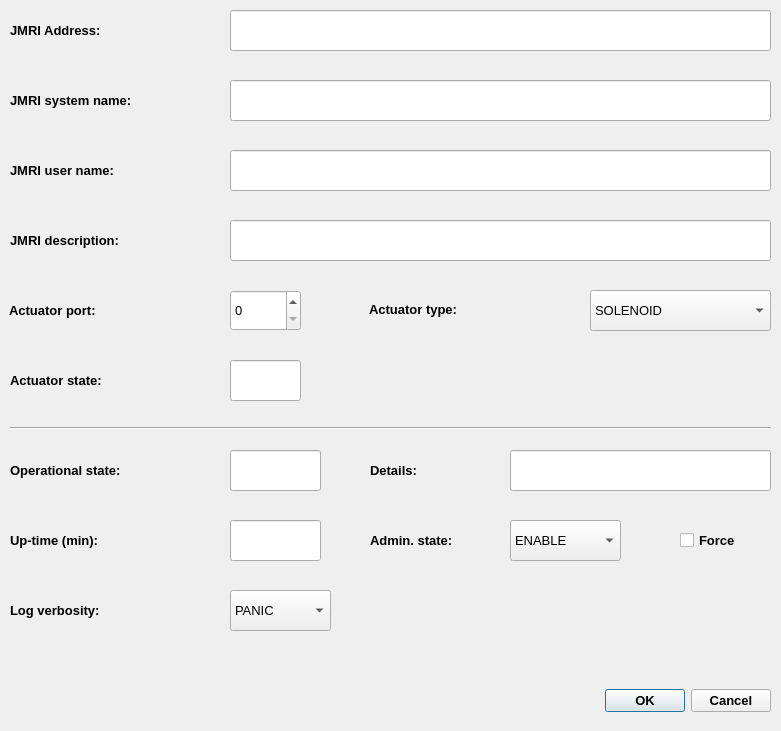
<?xml version="1.0" encoding="UTF-8"?>
<ui version="4.0">
 <class>actDialog</class>
 <widget class="QDialog" name="actDialog">
  <property name="geometry">
   <rect>
    <x>0</x>
    <y>0</y>
    <width>781</width>
    <height>731</height>
   </rect>
  </property>
  <property name="windowTitle">
   <string>Actuator</string>
  </property>
  <property name="windowIcon">
   <iconset>
    <normaloff>../icons/servo.png</normaloff>../icons/servo.png</iconset>
  </property>
  <property name="toolTip">
   <string>Tool Tip Test</string>
  </property>
  <property name="toolTipDuration">
   <number>2</number>
  </property>
  <widget class="QComboBox" name="adminStateComboBox">
   <property name="geometry">
    <rect>
     <x>510</x>
     <y>520</y>
     <width>111</width>
     <height>41</height>
    </rect>
   </property>
   <property name="font">
    <font>
     <pointsize>10</pointsize>
    </font>
   </property>
   <property name="whatsThis">
    <string>Actuator administrative state [ENABLE | DISABLE]</string>
   </property>
   <item>
    <property name="text">
     <string>ENABLE</string>
    </property>
   </item>
   <item>
    <property name="text">
     <string>DISABLE</string>
    </property>
   </item>
  </widget>
  <widget class="QLabel" name="label_3">
   <property name="geometry">
    <rect>
     <x>370</x>
     <y>520</y>
     <width>141</width>
     <height>41</height>
    </rect>
   </property>
   <property name="font">
    <font>
     <pointsize>10</pointsize>
     <weight>75</weight>
     <bold>true</bold>
    </font>
   </property>
   <property name="whatsThis">
    <string>&lt;html&gt;&lt;head/&gt;&lt;body&gt;&lt;p&gt;&lt;span style=&quot; font-weight:400;&quot;&gt;Actuator administrative state [ENABLE | DISABLE]&lt;/span&gt;&lt;/p&gt;&lt;/body&gt;&lt;/html&gt;</string>
   </property>
   <property name="text">
    <string>Admin. state:</string>
   </property>
   <property name="wordWrap">
    <bool>true</bool>
   </property>
  </widget>
  <widget class="QLabel" name="label_4">
   <property name="geometry">
    <rect>
     <x>10</x>
     <y>450</y>
     <width>221</width>
     <height>41</height>
    </rect>
   </property>
   <property name="font">
    <font>
     <pointsize>10</pointsize>
     <weight>75</weight>
     <bold>true</bold>
    </font>
   </property>
   <property name="whatsThis">
    <string>&lt;html&gt;&lt;head/&gt;&lt;body&gt;&lt;p&gt;&lt;span style=&quot; font-weight:400;&quot;&gt;Actuator operational state [AVAIL | UNAVAIL]&lt;/span&gt;&lt;/p&gt;&lt;/body&gt;&lt;/html&gt;</string>
   </property>
   <property name="text">
    <string>Operational state:</string>
   </property>
   <property name="wordWrap">
    <bool>true</bool>
   </property>
  </widget>
  <widget class="QLineEdit" name="opStateSummaryLineEdit">
   <property name="geometry">
    <rect>
     <x>230</x>
     <y>450</y>
     <width>91</width>
     <height>41</height>
    </rect>
   </property>
   <property name="font">
    <font>
     <pointsize>10</pointsize>
    </font>
   </property>
   <property name="whatsThis">
    <string>Actuator operational state [AVAIL | UNAVAIL]</string>
   </property>
   <property name="text">
    <string/>
   </property>
   <property name="readOnly">
    <bool>true</bool>
   </property>
  </widget>
  <widget class="QCheckBox" name="adminStateForceCheckBox">
   <property name="geometry">
    <rect>
     <x>680</x>
     <y>520</y>
     <width>91</width>
     <height>41</height>
    </rect>
   </property>
   <property name="font">
    <font>
     <pointsize>10</pointsize>
     <weight>75</weight>
     <bold>true</bold>
    </font>
   </property>
   <property name="whatsThis">
    <string>&lt;html&gt;&lt;head/&gt;&lt;body&gt;&lt;p&gt;&lt;span style=&quot; font-weight:400;&quot;&gt;Actuator Force Admin state change - recursively changes admin state of childs&lt;/span&gt;&lt;/p&gt;&lt;/body&gt;&lt;/html&gt;</string>
   </property>
   <property name="text">
    <string>Force</string>
   </property>
  </widget>
  <widget class="QLabel" name="label_5">
   <property name="geometry">
    <rect>
     <x>10</x>
     <y>520</y>
     <width>221</width>
     <height>41</height>
    </rect>
   </property>
   <property name="font">
    <font>
     <pointsize>10</pointsize>
     <weight>75</weight>
     <bold>true</bold>
    </font>
   </property>
   <property name="whatsThis">
    <string>&lt;html&gt;&lt;head/&gt;&lt;body&gt;&lt;p&gt;&lt;span style=&quot; font-weight:400;&quot;&gt;Actuator uptime - time sinse previous satelite start&lt;/span&gt;&lt;/p&gt;&lt;/body&gt;&lt;/html&gt;</string>
   </property>
   <property name="text">
    <string>Up-time (min):</string>
   </property>
  </widget>
  <widget class="QLineEdit" name="upTimeLineEdit">
   <property name="geometry">
    <rect>
     <x>230</x>
     <y>520</y>
     <width>91</width>
     <height>41</height>
    </rect>
   </property>
   <property name="font">
    <font>
     <pointsize>10</pointsize>
    </font>
   </property>
   <property name="whatsThis">
    <string>Actuator uptime - time sinse previous satelite start</string>
   </property>
   <property name="text">
    <string/>
   </property>
   <property name="readOnly">
    <bool>true</bool>
   </property>
   <property name="clearButtonEnabled">
    <bool>false</bool>
   </property>
  </widget>
  <widget class="QDialogButtonBox" name="confirmButtonBox">
   <property name="geometry">
    <rect>
     <x>600</x>
     <y>680</y>
     <width>171</width>
     <height>41</height>
    </rect>
   </property>
   <property name="font">
    <font>
     <pointsize>10</pointsize>
     <weight>75</weight>
     <bold>true</bold>
    </font>
   </property>
   <property name="standardButtons">
    <set>QDialogButtonBox::Cancel|QDialogButtonBox::Ok</set>
   </property>
  </widget>
  <widget class="QLabel" name="label_9">
   <property name="geometry">
    <rect>
     <x>370</x>
     <y>450</y>
     <width>141</width>
     <height>41</height>
    </rect>
   </property>
   <property name="font">
    <font>
     <pointsize>10</pointsize>
     <weight>75</weight>
     <bold>true</bold>
    </font>
   </property>
   <property name="whatsThis">
    <string>&lt;html&gt;&lt;head/&gt;&lt;body&gt;&lt;p&gt;&lt;span style=&quot; font-weight:400;&quot;&gt;Actuator detailed operational state [INIT | DISABLE | CBL | ERRSEC | FAIL]&lt;/span&gt;&lt;/p&gt;&lt;/body&gt;&lt;/html&gt;</string>
   </property>
   <property name="text">
    <string>Details:</string>
   </property>
  </widget>
  <widget class="QLineEdit" name="opStateDetailLineEdit">
   <property name="geometry">
    <rect>
     <x>510</x>
     <y>450</y>
     <width>261</width>
     <height>41</height>
    </rect>
   </property>
   <property name="font">
    <font>
     <pointsize>10</pointsize>
    </font>
   </property>
   <property name="whatsThis">
    <string>Actuator detailed operational state [INIT | DISABLE | CBL | ERRSEC | FAIL]</string>
   </property>
   <property name="text">
    <string/>
   </property>
   <property name="readOnly">
    <bool>true</bool>
   </property>
  </widget>
  <widget class="QLineEdit" name="JMRIAddrLineEdit">
   <property name="geometry">
    <rect>
     <x>230</x>
     <y>10</y>
     <width>541</width>
     <height>41</height>
    </rect>
   </property>
   <property name="font">
    <font>
     <pointsize>10</pointsize>
    </font>
   </property>
   <property name="toolTipDuration">
    <number>-1</number>
   </property>
   <property name="whatsThis">
    <string>JMRI provided actuator address</string>
   </property>
   <property name="text">
    <string/>
   </property>
   <property name="readOnly">
    <bool>true</bool>
   </property>
  </widget>
  <widget class="QLabel" name="label_11">
   <property name="geometry">
    <rect>
     <x>10</x>
     <y>10</y>
     <width>181</width>
     <height>41</height>
    </rect>
   </property>
   <property name="font">
    <font>
     <pointsize>10</pointsize>
     <weight>75</weight>
     <bold>true</bold>
    </font>
   </property>
   <property name="whatsThis">
    <string>&lt;html&gt;&lt;head/&gt;&lt;body&gt;&lt;p&gt;&lt;span style=&quot; font-weight:400;&quot;&gt;JMRI provided actuator address&lt;/span&gt;&lt;/p&gt;&lt;/body&gt;&lt;/html&gt;</string>
   </property>
   <property name="text">
    <string>JMRI Address:</string>
   </property>
  </widget>
  <widget class="QLabel" name="label_13">
   <property name="geometry">
    <rect>
     <x>369</x>
     <y>289</y>
     <width>221</width>
     <height>41</height>
    </rect>
   </property>
   <property name="font">
    <font>
     <pointsize>10</pointsize>
     <weight>75</weight>
     <bold>true</bold>
    </font>
   </property>
   <property name="whatsThis">
    <string>&lt;html&gt;&lt;head/&gt;&lt;body&gt;&lt;p&gt;&lt;span style=&quot; font-weight:400;&quot;&gt;Actuator type&lt;/span&gt;&lt;/p&gt;&lt;/body&gt;&lt;/html&gt;</string>
   </property>
   <property name="text">
    <string>Actuator type:</string>
   </property>
  </widget>
  <widget class="QLabel" name="label_14">
   <property name="geometry">
    <rect>
     <x>10</x>
     <y>80</y>
     <width>221</width>
     <height>41</height>
    </rect>
   </property>
   <property name="font">
    <font>
     <pointsize>10</pointsize>
     <weight>75</weight>
     <bold>true</bold>
    </font>
   </property>
   <property name="whatsThis">
    <string>&lt;html&gt;&lt;head/&gt;&lt;body&gt;&lt;p&gt;&lt;span style=&quot; font-weight:400;&quot;&gt;JMRI provided actuator system name&lt;/span&gt;&lt;/p&gt;&lt;/body&gt;&lt;/html&gt;</string>
   </property>
   <property name="text">
    <string>JMRI system name:</string>
   </property>
   <property name="wordWrap">
    <bool>true</bool>
   </property>
  </widget>
  <widget class="QLineEdit" name="JMRISystemNameLineEdit">
   <property name="geometry">
    <rect>
     <x>230</x>
     <y>80</y>
     <width>541</width>
     <height>41</height>
    </rect>
   </property>
   <property name="font">
    <font>
     <pointsize>10</pointsize>
    </font>
   </property>
   <property name="whatsThis">
    <string>JMRI provided actuator system name</string>
   </property>
   <property name="text">
    <string/>
   </property>
   <property name="readOnly">
    <bool>false</bool>
   </property>
  </widget>
  <widget class="QLabel" name="label_15">
   <property name="geometry">
    <rect>
     <x>10</x>
     <y>150</y>
     <width>221</width>
     <height>41</height>
    </rect>
   </property>
   <property name="font">
    <font>
     <pointsize>10</pointsize>
     <weight>75</weight>
     <bold>true</bold>
    </font>
   </property>
   <property name="whatsThis">
    <string>&lt;html&gt;&lt;head/&gt;&lt;body&gt;&lt;p&gt;&lt;span style=&quot; font-weight:400;&quot;&gt;JMRI provided actuator user name&lt;/span&gt;&lt;/p&gt;&lt;/body&gt;&lt;/html&gt;</string>
   </property>
   <property name="text">
    <string>JMRI user name:</string>
   </property>
   <property name="wordWrap">
    <bool>true</bool>
   </property>
  </widget>
  <widget class="QLineEdit" name="JMRIUserNameLineEdit">
   <property name="geometry">
    <rect>
     <x>230</x>
     <y>150</y>
     <width>541</width>
     <height>41</height>
    </rect>
   </property>
   <property name="font">
    <font>
     <pointsize>10</pointsize>
    </font>
   </property>
   <property name="whatsThis">
    <string>JMRI provided actuator user name</string>
   </property>
   <property name="text">
    <string/>
   </property>
   <property name="readOnly">
    <bool>false</bool>
   </property>
  </widget>
  <widget class="QLineEdit" name="actStateLineEdit">
   <property name="geometry">
    <rect>
     <x>230</x>
     <y>360</y>
     <width>71</width>
     <height>41</height>
    </rect>
   </property>
   <property name="font">
    <font>
     <pointsize>10</pointsize>
    </font>
   </property>
   <property name="whatsThis">
    <string>Current actuator state</string>
   </property>
   <property name="text">
    <string/>
   </property>
   <property name="readOnly">
    <bool>true</bool>
   </property>
  </widget>
  <widget class="QLabel" name="label_7">
   <property name="geometry">
    <rect>
     <x>10</x>
     <y>360</y>
     <width>221</width>
     <height>41</height>
    </rect>
   </property>
   <property name="font">
    <font>
     <pointsize>10</pointsize>
     <weight>75</weight>
     <bold>true</bold>
    </font>
   </property>
   <property name="whatsThis">
    <string>&lt;html&gt;&lt;head/&gt;&lt;body&gt;&lt;p&gt;&lt;span style=&quot; font-weight:400;&quot;&gt;Current actuator state&lt;/span&gt;&lt;/p&gt;&lt;/body&gt;&lt;/html&gt;</string>
   </property>
   <property name="text">
    <string>Actuator state:</string>
   </property>
  </widget>
  <widget class="QLabel" name="label_18">
   <property name="geometry">
    <rect>
     <x>10</x>
     <y>220</y>
     <width>221</width>
     <height>41</height>
    </rect>
   </property>
   <property name="font">
    <font>
     <pointsize>10</pointsize>
     <weight>75</weight>
     <bold>true</bold>
    </font>
   </property>
   <property name="whatsThis">
    <string>&lt;html&gt;&lt;head/&gt;&lt;body&gt;&lt;p&gt;&lt;span style=&quot; font-weight:400;&quot;&gt;JMRI provided actuator description&lt;/span&gt;&lt;/p&gt;&lt;/body&gt;&lt;/html&gt;</string>
   </property>
   <property name="text">
    <string>JMRI description:</string>
   </property>
   <property name="wordWrap">
    <bool>true</bool>
   </property>
  </widget>
  <widget class="QLineEdit" name="descriptionLineEdit">
   <property name="geometry">
    <rect>
     <x>230</x>
     <y>220</y>
     <width>541</width>
     <height>41</height>
    </rect>
   </property>
   <property name="font">
    <font>
     <pointsize>10</pointsize>
    </font>
   </property>
   <property name="whatsThis">
    <string>JMRI provided actuator description</string>
   </property>
   <property name="text">
    <string/>
   </property>
   <property name="readOnly">
    <bool>false</bool>
   </property>
  </widget>
  <widget class="QLabel" name="label_17">
   <property name="geometry">
    <rect>
     <x>9</x>
     <y>290</y>
     <width>221</width>
     <height>41</height>
    </rect>
   </property>
   <property name="font">
    <font>
     <pointsize>10</pointsize>
     <weight>75</weight>
     <bold>true</bold>
    </font>
   </property>
   <property name="whatsThis">
    <string>&lt;html&gt;&lt;head/&gt;&lt;body&gt;&lt;p&gt;&lt;span style=&quot; font-weight:400;&quot;&gt;Actuator port&lt;/span&gt;&lt;/p&gt;&lt;/body&gt;&lt;/html&gt;</string>
   </property>
   <property name="text">
    <string>Actuator port:</string>
   </property>
   <property name="wordWrap">
    <bool>true</bool>
   </property>
  </widget>
  <widget class="QComboBox" name="actTypeComboBox">
   <property name="geometry">
    <rect>
     <x>590</x>
     <y>290</y>
     <width>181</width>
     <height>41</height>
    </rect>
   </property>
   <property name="font">
    <font>
     <pointsize>10</pointsize>
    </font>
   </property>
   <property name="whatsThis">
    <string>Actuator type</string>
   </property>
   <item>
    <property name="text">
     <string>SOLENOID</string>
    </property>
   </item>
   <item>
    <property name="text">
     <string>SERVO</string>
    </property>
   </item>
   <item>
    <property name="text">
     <string>PWM</string>
    </property>
   </item>
   <item>
    <property name="text">
     <string>ONOFF</string>
    </property>
   </item>
   <item>
    <property name="text">
     <string>PULSE</string>
    </property>
   </item>
  </widget>
  <widget class="QComboBox" name="logVerbosityComboBox">
   <property name="geometry">
    <rect>
     <x>230</x>
     <y>590</y>
     <width>101</width>
     <height>41</height>
    </rect>
   </property>
   <property name="font">
    <font>
     <pointsize>10</pointsize>
    </font>
   </property>
   <property name="whatsThis">
    <string>Actuator log verbosity</string>
   </property>
   <item>
    <property name="text">
     <string>PANIC</string>
    </property>
   </item>
   <item>
    <property name="text">
     <string>ERROR</string>
    </property>
   </item>
   <item>
    <property name="text">
     <string>INFO</string>
    </property>
   </item>
   <item>
    <property name="text">
     <string>TERSE</string>
    </property>
   </item>
   <item>
    <property name="text">
     <string>VERBOSE</string>
    </property>
   </item>
  </widget>
  <widget class="QLabel" name="label_16">
   <property name="geometry">
    <rect>
     <x>10</x>
     <y>590</y>
     <width>171</width>
     <height>41</height>
    </rect>
   </property>
   <property name="font">
    <font>
     <pointsize>10</pointsize>
     <weight>75</weight>
     <bold>true</bold>
    </font>
   </property>
   <property name="whatsThis">
    <string>&lt;html&gt;&lt;head/&gt;&lt;body&gt;&lt;p&gt;&lt;span style=&quot; font-weight:400;&quot;&gt;Actuator log verbosity&lt;/span&gt;&lt;/p&gt;&lt;/body&gt;&lt;/html&gt;</string>
   </property>
   <property name="text">
    <string>Log verbosity:</string>
   </property>
  </widget>
  <widget class="Line" name="line">
   <property name="geometry">
    <rect>
     <x>10</x>
     <y>420</y>
     <width>761</width>
     <height>16</height>
    </rect>
   </property>
   <property name="orientation">
    <enum>Qt::Horizontal</enum>
   </property>
  </widget>
  <widget class="QSpinBox" name="actPortSpinBox">
   <property name="geometry">
    <rect>
     <x>230</x>
     <y>290</y>
     <width>71</width>
     <height>41</height>
    </rect>
   </property>
   <property name="font">
    <font>
     <pointsize>10</pointsize>
    </font>
   </property>
   <property name="whatsThis">
    <string>Actuator port</string>
   </property>
   <property name="prefix">
    <string/>
   </property>
   <property name="maximum">
    <number>3</number>
   </property>
  </widget>
 </widget>
 <resources/>
 <connections/>
</ui>
